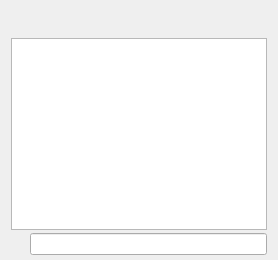
     <widget class="QWidget" name="tab_console">
      <attribute name="title">
       <string>&amp;Console</string>
      </attribute>
      <layout class="QVBoxLayout" name="verticalLayout_3">
       <property name="spacing">
        <number>3</number>
       </property>
       <property name="bottomMargin">
        <number>5</number>
       </property>
       <item>
        <layout class="QHBoxLayout" name="horizontalLayout">
         <property name="spacing">
          <number>4</number>
         </property>
         <item>
          <spacer name="horizontalSpacer">
           <property name="orientation">
            <enum>Qt::Horizontal</enum>
           </property>
           <property name="sizeHint" stdset="0">
            <size>
             <width>40</width>
             <height>20</height>
            </size>
           </property>
          </spacer>
         </item>
         <item>
          <widget class="QPushButton" name="fontSmallerButton">
           <property name="minimumSize">
            <size>
             <width>35</width>
             <height>24</height>
            </size>
           </property>
           <property name="maximumSize">
            <size>
             <width>35</width>
             <height>24</height>
            </size>
           </property>
           <property name="toolTip">
            <string>Decrease font size</string>
           </property>
           <property name="text">
            <string/>
           </property>
           <property name="icon">
            <iconset>
             <normaloff>:/icons/fontsmaller</normaloff>:/icons/fontsmaller</iconset>
           </property>
           <property name="iconSize">
            <size>
             <width>24</width>
             <height>16</height>
            </size>
           </property>
           <property name="autoDefault">
            <bool>false</bool>
           </property>
           <property name="flat">
            <bool>true</bool>
           </property>
          </widget>
         </item>
         <item>
          <widget class="QPushButton" name="fontBiggerButton">
           <property name="minimumSize">
            <size>
             <width>35</width>
             <height>24</height>
            </size>
           </property>
           <property name="maximumSize">
            <size>
             <width>35</width>
             <height>24</height>
            </size>
           </property>
           <property name="toolTip">
            <string>Increase font size</string>
           </property>
           <property name="text">
            <string/>
           </property>
           <property name="icon">
            <iconset>
             <normaloff>:/icons/fontbigger</normaloff>:/icons/fontbigger</iconset>
           </property>
           <property name="iconSize">
            <size>
             <width>24</width>
             <height>16</height>
            </size>
           </property>
           <property name="autoDefault">
            <bool>false</bool>
           </property>
           <property name="flat">
            <bool>true</bool>
           </property>
          </widget>
         </item>
         <item>
          <widget class="QPushButton" name="clearButton">
           <property name="minimumSize">
            <size>
             <width>35</width>
             <height>24</height>
            </size>
           </property>
           <property name="maximumSize">
            <size>
             <width>35</width>
             <height>24</height>
            </size>
           </property>
           <property name="toolTip">
            <string>Clear console</string>
           </property>
           <property name="layoutDirection">
            <enum>Qt::LeftToRight</enum>
           </property>
           <property name="text">
            <string/>
           </property>
           <property name="icon">
            <iconset>
             <normaloff>:/icons/remove</normaloff>:/icons/remove</iconset>
           </property>
           <property name="shortcut">
            <string notr="true">Ctrl+L</string>
           </property>
           <property name="autoDefault">
            <bool>false</bool>
           </property>
           <property name="flat">
            <bool>true</bool>
           </property>
          </widget>
         </item>
        </layout>
       </item>
       <item>
        <widget class="QTextEdit" name="messagesWidget">
         <property name="minimumSize">
          <size>
           <width>0</width>
           <height>100</height>
          </size>
         </property>
         <property name="readOnly">
          <bool>true</bool>
         </property>
         <property name="tabKeyNavigation" stdset="0">
          <bool>false</bool>
         </property>
         <property name="columnCount" stdset="0">
          <number>2</number>
         </property>
        </widget>
       </item>
       <item>
        <layout class="QHBoxLayout" name="horizontalLayoutPrompt">
         <property name="spacing">
          <number>3</number>
         </property>
         <item>
          <widget class="QPushButton" name="promptIcon">
           <property name="enabled">
            <bool>false</bool>
           </property>
           <property name="maximumSize">
            <size>
             <width>16</width>
             <height>24</height>
            </size>
           </property>
           <property name="text">
            <string/>
           </property>
           <property name="icon">
            <iconset>
             <normaloff>:/icons/prompticon</normaloff>
             <disabledoff>:/icons/prompticon</disabledoff>:/icons/prompticon</iconset>
           </property>
           <property name="iconSize">
            <size>
             <width>14</width>
             <height>14</height>
            </size>
           </property>
           <property name="autoDefault">
            <bool>false</bool>
           </property>
           <property name="flat">
            <bool>true</bool>
           </property>
          </widget>
         </item>
         <item>
          <widget class="QLineEdit" name="lineEdit">
           <property name="placeholderText">
            <string/>
           </property>
          </widget>
         </item>
        </layout>
       </item>
      </layout>
     </widget>
